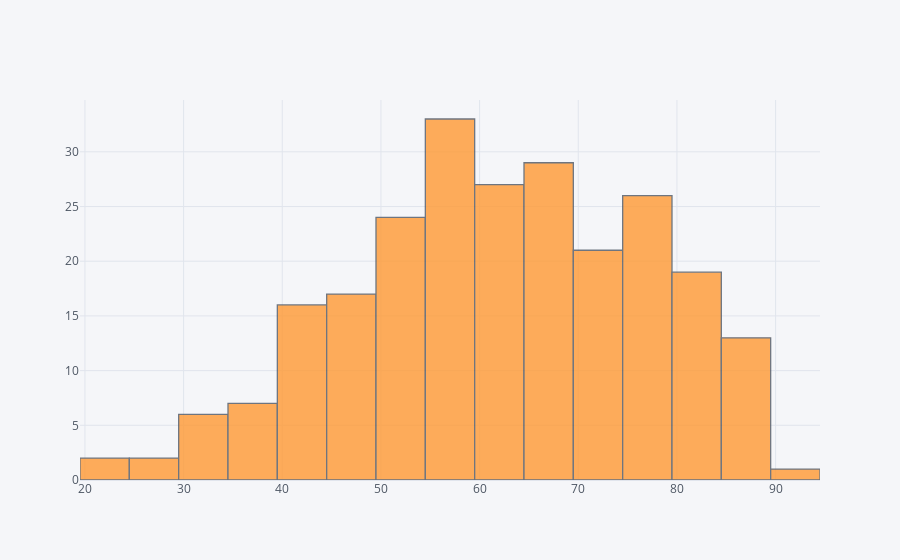

Write notebook code for a chart like this one.
### Markdown cell above
## RH

### Code cell
df["RH"].iplot(kind="histogram",bins=25)

### Figure 1 — Plotly figure (JSON) as saved in the notebook; plotly's stock layout.template omitted (floating-point values rounded to 4 significant figures; data arrays with more than 128 entries replaced by an {"elided": "..."} marker saying what was removed)
{"data": [{"histfunc": "count", "histnorm": "", "marker": {"color": "rgba(255, 153, 51, 1.0)", "line": {"color": "#4D5663", "width": 1.3}}, "name": "RH", "nbinsx": 25, "opacity": 0.8, "orientation": "v", "type": "histogram", "x": {"elided": "243 int values"}}], "layout": {"barmode": "overlay", "legend": {"bgcolor": "#F5F6F9", "font": {"color": "#4D5663"}}, "paper_bgcolor": "#F5F6F9", "plot_bgcolor": "#F5F6F9", "title": {"font": {"color": "#4D5663"}}, "xaxis": {"gridcolor": "#E1E5ED", "showgrid": true, "tickfont": {"color": "#4D5663"}, "title": {"font": {"color": "#4D5663"}, "text": ""}, "zerolinecolor": "#E1E5ED"}, "yaxis": {"gridcolor": "#E1E5ED", "showgrid": true, "tickfont": {"color": "#4D5663"}, "title": {"font": {"color": "#4D5663"}, "text": ""}, "zerolinecolor": "#E1E5ED"}}}
